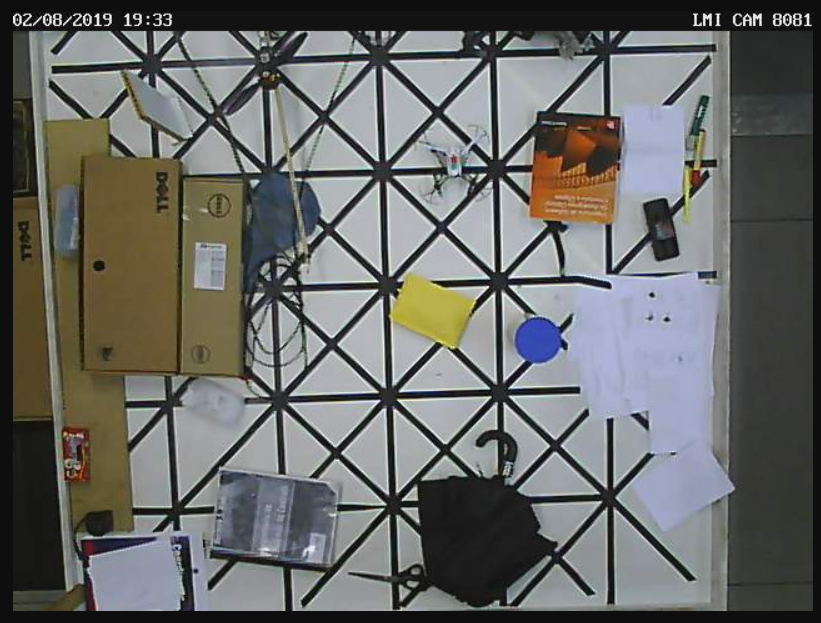
#> input picture pyparrot-master/img1.png, 821 x 623 px, given in place of video.mjpeg, which was not available
$ python aug_real_tag.py
#> lines starting #> are read from the running program, lines starting #| are printed output that depends on the picture; pictures that were not available may be replaced by others from this repository, and a replacement may not be noted
#!/usr/bin/env python3

from __future__ import print_function

import sys
ros_path = '/opt/ros/kinetic/lib/python2.7/dist-packages'
if ros_path in sys.path:
    sys.path.remove(ros_path)
import cv2


from imutils.video import WebcamVideoStream
from imutils.video import FPS
import argparse
import imutils
import numpy as np

from time import sleep
import time
import datetime
from threading import Thread
import math


mtx = np.array([[845, 0, 319.6],[0, 891, 157.3], [0, 0, 1]])
dist = np.array([[ 0.265530618, -2.45263550, -0.0382963307,
-0.000583787615,   6.56047640]])

pts1 = np.float32([[28,27],[569,16],[580,469],[36,480]]) #cam1
pts2 = np.float32([[51,16],[620,34],[572,480],[75,462]]) #cam2
pts4 = np.float32([[0,16],[640,16],[640,480],[0,480]]) #cam3
pts3 = np.float32([[0,0],[640,0],[640,480],[0,480]]) #output desejado

url1 = "http://192.168.0.81/img/video.mjpeg"
url2 = "http://admin:camadmin@192.168.0.82/img/video.mjpeg"
url3 = "http://161.24.19.89/mjpg/video.mjpg"
try:
	stream1 = WebcamVideoStream(src=url1).start()
	stream2 = WebcamVideoStream(src=url2).start()
	stream3 = WebcamVideoStream(src=url3).start()
	good = 1
except:
	print("deu ruim")
	good = 0

M1 = cv2.getPerspectiveTransform(pts1,pts3)
M2 = cv2.getPerspectiveTransform(pts2,pts3)
M3 = cv2.getPerspectiveTransform(pts4,pts3)

lower_blue = np.array([84,60,80])
upper_blue = np.array([132,255,255])

lower_green = np.array([48,70,70])
upper_green = np.array([75,255,255])

lower_ylw = np.array([23,100,140])
upper_ylw = np.array([45,240,250])

lower_red1 = np.array([0,100,50])
upper_red1 = np.array([11,255,255])

lower_red2 = np.array([164,100,50])
upper_red2 = np.array([180,255,255])

lower_pink1 = np.array([0,35,120])
upper_pink1 = np.array([11,140,255])

lower_pink2 = np.array([140,35,120])
upper_pink2 = np.array([180,140,255])

# count = 0; erro1 = 0; erro2 = 0
# time1 = time.perf_counter()

while(good==1):
	try:
		#le imagens
		img1 = stream1.read()
#> img1 is the input picture: shape (623, 821, 3); mean B, G, R 103.4, 105.7, 104.8
		img2 = stream2.read()
		img3 = stream3.read()

		#alterações nas imagens
		img1 = cv2.warpPerspective(img1,M1,(640,480))
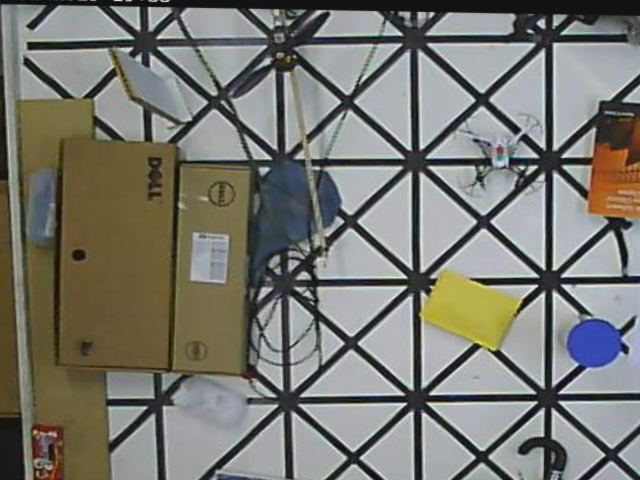
#> img1: shape (480, 640, 3); mean B, G, R 113.8, 121, 121.1
		img2 = cv2.warpPerspective(img2,M2,(640,480))
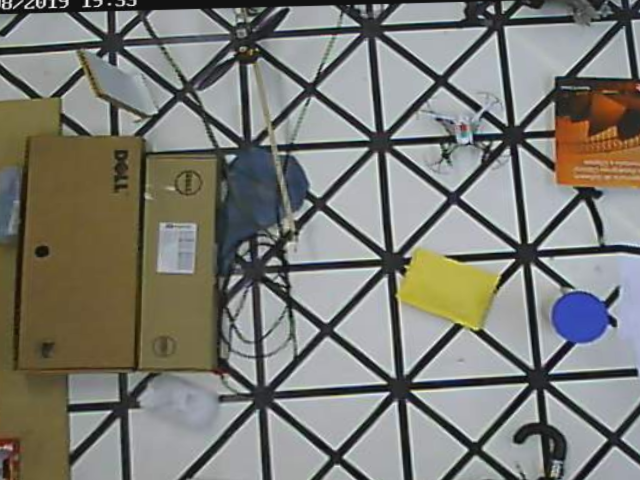
#> img2: shape (480, 640, 3); mean B, G, R 117.1, 123.8, 124
		img3 = cv2.warpPerspective(img3,M3,(640,480))
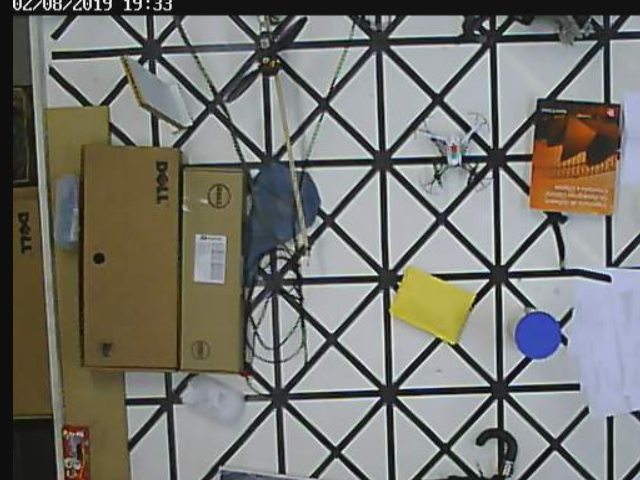
#> img3: shape (480, 640, 3); mean B, G, R 112.1, 117.9, 118.3
		img3 = cv2.undistort(img3, mtx, dist)
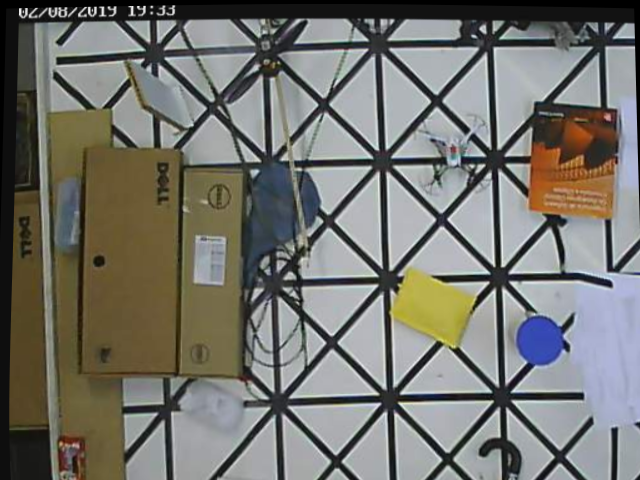
#> img3: shape (480, 640, 3); mean B, G, R 110.6, 116.5, 116.9
		img3 = img3[0:420,160:460]
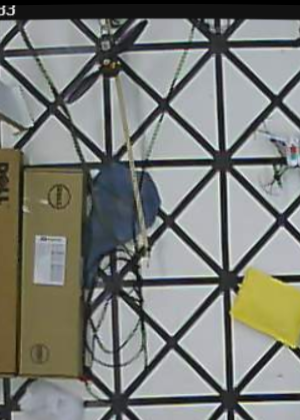
#> img3: shape (420, 300, 3); mean B, G, R 118.3, 124, 121.9
		i = 5
		img3 = cv2.bilateralFilter(img3, i, i * 2, i / 2)

		# drone 1
		img1, posX_cm, posY_cm, ang = detect_cam1(img1,posZ_cm)
		if(posX_cm == 0):
			img2, posX_cm, posY_cm, ang = detect_cam2(img2,posZ_cm)
		if(posX_cm != 0):
			img3, posZ_cm, cx, cy = detect_cam3(img3,posY_cm)

		#drone 2
		img1, posX2_cm, posY2_cm, ang2 = detect_cam1_second(img1,posZ2_cm)
		if(posX2_cm == 0):
			img2, posX2_cm, posY2_cm, ang2 = detect_cam2_second(img2,posZ2_cm)
		if(posX2_cm != 0):
			img3, posZ2_cm, cx2, cy2 = detect_cam3_second(img3,posY2_cm)

		#obj
		img1, posX3_cm, posY3_cm = detect_cam1_obj(img1,posZ3_cm)
		if(posX3_cm == 0):
			img2, posX3_cm, posY3_cm = detect_cam2_obj(img2,posZ3_cm)
		if(posX3_cm != 0):
			img3, posZ3_cm = detect_cam3_obj(img3,posY3_cm)

		#oclusao: drones na mesma altura e no mesmo X
		if(posX_cm != 0 and posX2_cm != 0 and posZ_cm == 0): #oclusao do drone1
			# if(abs(posX_cm-posX2_cm)<10): #os drones estao quase no mesmo X
			posX = cx2 ; posZ = cy2
			zlim_min = 34.5 - 50*(posY_cm+178)/178
			zlim_max = 34.5 + 58*(posY_cm+178)/178
			posZ_cm =  zlim_min + ((480-posZ)*(zlim_max-zlim_min)/480)
			print("oclusao drone 1")

		#oclusao drone 2
		if(posX_cm != 0 and posX2_cm != 0 and posZ2_cm == 0): #oclusao do drone1
			# if(abs(posX_cm-posX2_cm)<10): #os drones estao quase no mesmo X
			posX = cx ; posZ = cy
			zlim_min = 34.5 - 50*(posY2_cm+178)/178
			zlim_max = 34.5 + 58*(posY2_cm+178)/178
			posZ2_cm =  zlim_min + ((480-posZ)*(zlim_max-zlim_min)/480)
			print("oclusao drone 2")

		print("X=%.1f" % posX_cm,"cm    Y=%.1f" % posY_cm, "cm    Z=%.1f" % posZ_cm, "cm   ang = %.1f" % ang)
		# print("X2=%.1f" % posX2_cm,"cm   Y2=%.1f" % posY2_cm, "cm   Z2=%.1f" % posZ2_cm, "cm  ang2 = %.1f" % ang2)
		print("X3=%.1f" % posX3_cm,"cm    Y3=%.1f" % posY3_cm, "cm    Z3=%.1f" % posZ3_cm, "cm\n")
		cv2.imshow("imagem 1",img1)
		cv2.imshow("imagem 2",img2)
		cv2.imshow("imagem 3",img3)

		# print("total: ",count,"\nerro1: ",erro1,"\nerro2: ",erro2)
		if(cv2.waitKey(10)!=-1):
			# time2 = time.perf_counter()
			# print("frequency: %.2f" % float(count/(time2-time1)))
			break
	except:
		print("abortado: ", sys.exc_info()[0])
		# print("total: ",count,"\nerro1: ",erro1,"\nerro2: ",erro2)
		# time2 = time.perf_counter()
		# print("frequency: %.2f" % float(count/(time2-time1)))
		break

$ run again, on pyparrot-master/img2.png
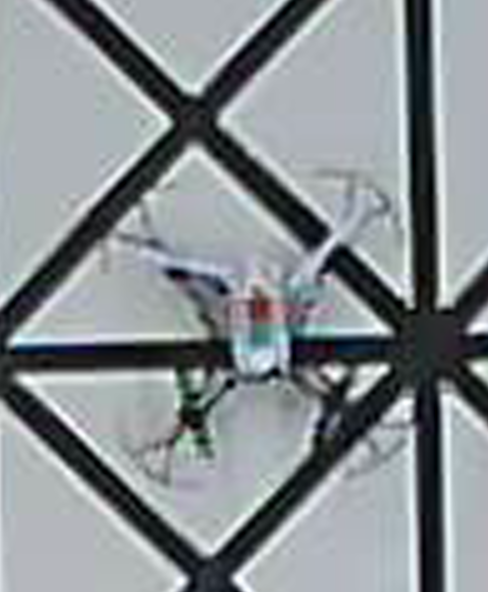
#> input picture pyparrot-master/img2.png, 488 x 592 px, given in place of video.mjpeg, which was not available
#> img1 is the input picture: shape (592, 488, 3); mean B, G, R 147, 143.6, 137.5
#> img1: shape (480, 640, 3)
#> `img2 = cv2.warpPerspective(img2,M2,(640,480))`:
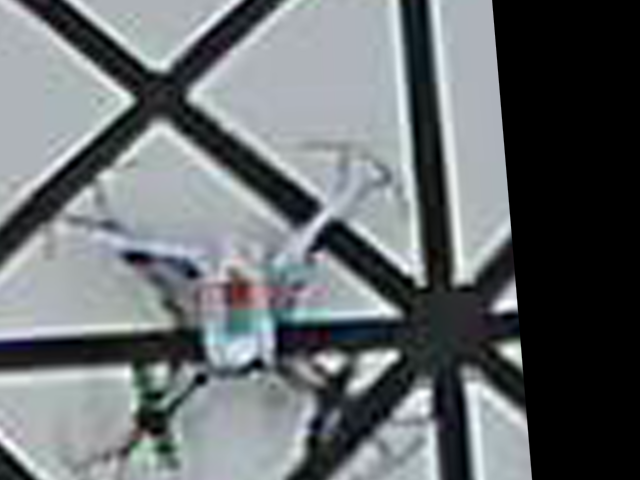
#> img2: shape (480, 640, 3); mean B, G, R 111.8, 109.3, 104.3
#> `img3 = img3[0:420,160:460]`:
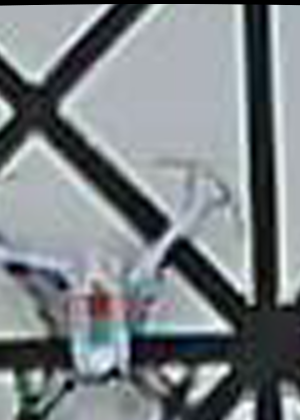
#> img3: shape (420, 300, 3); mean B, G, R 134.7, 131.3, 124.9

$ run again, on pyparrot-master/img4.png
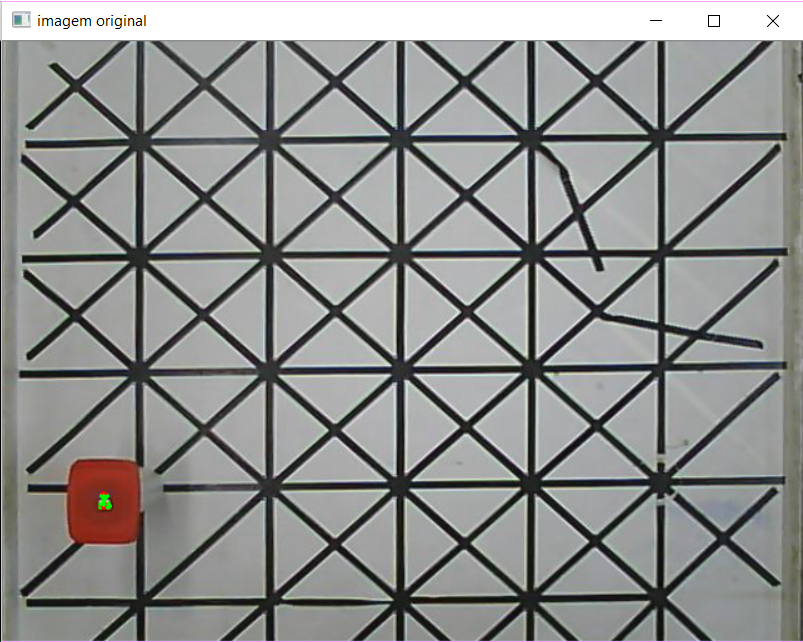
#> input picture pyparrot-master/img4.png, 803 x 642 px, given in place of video.mjpeg, which was not available
#> img1 is the input picture: shape (642, 803, 3); mean B, G, R 142, 143, 142.3
#> img1: shape (480, 640, 3)
#> `img2 = cv2.warpPerspective(img2,M2,(640,480))`:
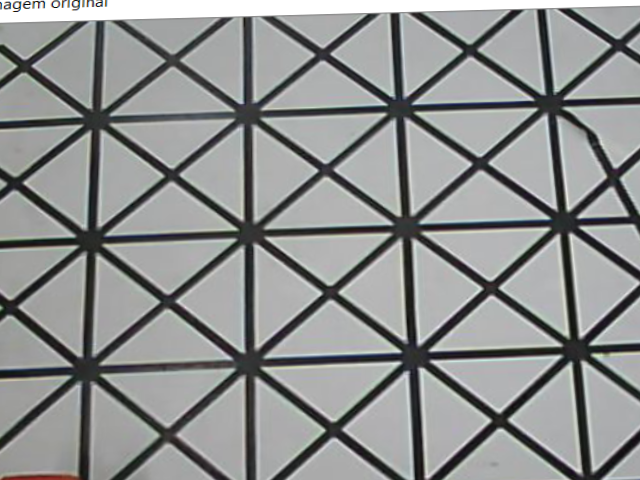
#> img2: shape (480, 640, 3); mean B, G, R 144.5, 145, 143.2
#> `img3 = img3[0:420,160:460]`:
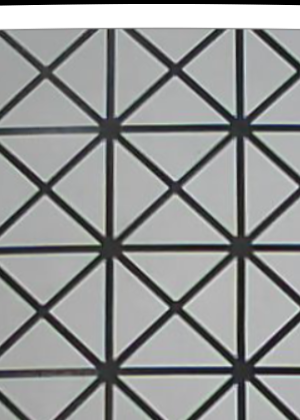
#> img3: shape (420, 300, 3); mean B, G, R 149, 149.4, 147.6
